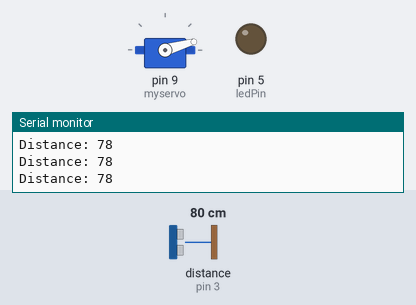
This sketch was run on a simulated Arduino Uno, built with avr-gcc and run on an emulated ATmega328P. Parts: servo, output pins drawn as LEDs (lit = HIGH), the last lines printed to the serial monitor. Wiring (inferred from the names in the program): ultrasonic range finder: trigger pin 2; echo pin 3. The test bench sets the inputs (shaded band); at power-on: distance to the obstacle (sensor on pin 3) 80 cm. The echo pulse lasts 58.3 µs per cm; pins used as bus, display or sensor lines are not drawn.

Above: at 7.29 s.
7.3 s: distance to the obstacle (sensor on pin 3) set to 29 cm
10.3 s: distance to the obstacle (sensor on pin 3) set to 23 cm
At 10.4 s:
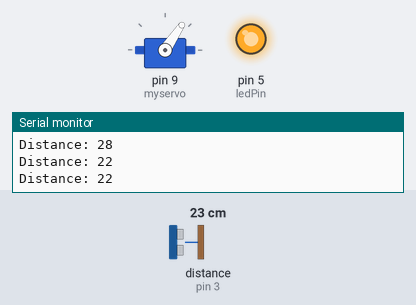
13.3 s: distance to the obstacle (sensor on pin 3) set to 35 cm
At 13.87 s:
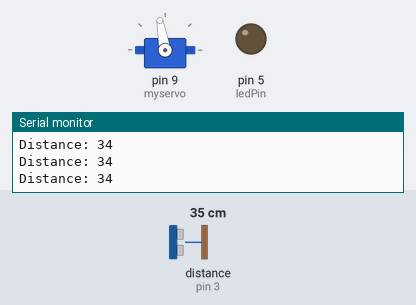
16.3 s: distance to the obstacle (sensor on pin 3) set to 22 cm
At 21.69 s:
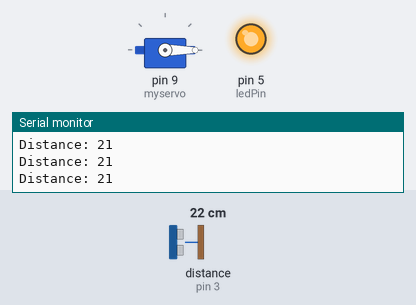
Timing chart, 0 to 46.5 s (numbered marks = the images above; inputs shaded):
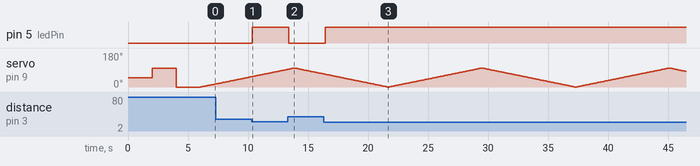

The sketch:

Ultrasonic_with_Servo_and_LED.ino
```cpp
#include <Servo.h>

Servo myservo;

const int ledPin = 5;
const int trigPin = 2;
const int echoPin = 3;
const int buzzPin = 5;

int unsigned distance;
int duration;

void setup() {
  // put your setup code here, to run once:
  myservo.attach(9);
  pinMode(ledPin, OUTPUT);
  pinMode(trigPin, OUTPUT);
  pinMode(buzzPin, OUTPUT);
  pinMode(echoPin, INPUT);

  Serial.begin (9600);
  myservo.write(50);
  delay(2000);
  myservo.write(100);
  delay(2000);
  myservo.write(0);
  delay(2000);
}

void loop() {
  lookLeft();
  lookRight();
}

int ultrasonicDistance() {
  digitalWrite(trigPin, LOW);
  delayMicroseconds(2);
  digitalWrite(trigPin, HIGH);
  delayMicroseconds(10);
  digitalWrite(trigPin, LOW);
  duration = pulseIn(echoPin, HIGH);
  distance = duration * 0.034 / 2;
  return distance;
}

void lookLeft() {
  for (int x = 0; x <= 100; x++) {
    myservo.write(x);
    distance = ultrasonicDistance();
    delay(50);
    Serial.print("Distance: ");
    Serial.println(distance);
    if (distance <= 25) {
      digitalWrite(ledPin, HIGH);
      digitalWrite(buzzPin, HIGH);
      Serial.print("Distance: ");
      Serial.println(distance);
      delay (25);
    } else {
      digitalWrite(ledPin, LOW);
      digitalWrite(buzzPin, LOW);
      delay (25);
    }
  }
}

void lookRight() {
  for (int x = 100; x >= 0; x--) {
    myservo.write(x);
    distance = ultrasonicDistance();
    delay(50);
    Serial.print("Distance: ");
    Serial.println(distance);
    if (distance <= 25) {
      digitalWrite(ledPin, HIGH);
      digitalWrite(buzzPin, HIGH);
      Serial.print("Distance: ");
      Serial.println(distance);
      delay (25);
    } else {
      digitalWrite(ledPin, LOW);
      digitalWrite(buzzPin, LOW);
      delay (25);
    }
  }
}
```

Measured:
- the behaviour switches between 27 and 26 cm on distance to the obstacle (sensor on pin 3) (found by bisection; images 0 and 1)
- after the input at 10.3 s, pin 5 (ledPin): LOW → HIGH after 0.07 s
- after the input at 13.3 s, pin 5 (ledPin): HIGH → LOW after 0.08 s
- after the input at 16.3 s, pin 5 (ledPin): LOW → HIGH after 0.12 s
